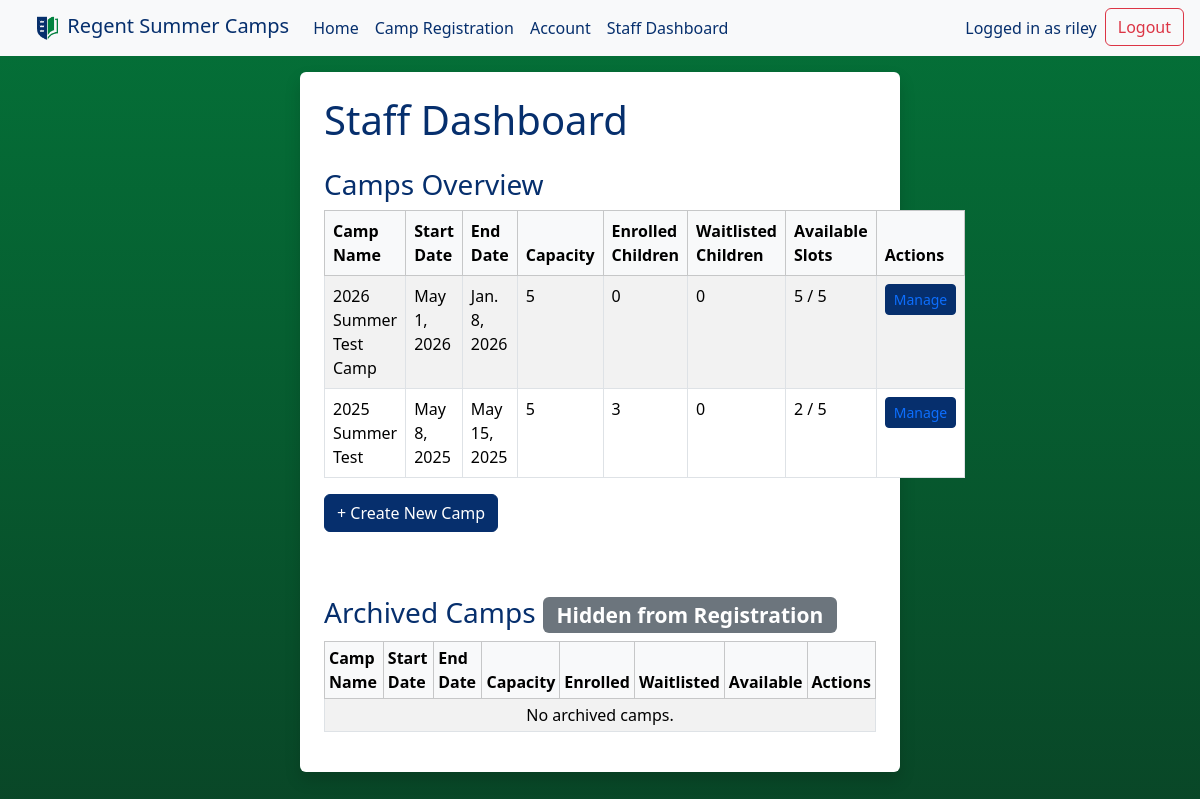
/staff/ (signed in), run on an earlier commit of the app's database.
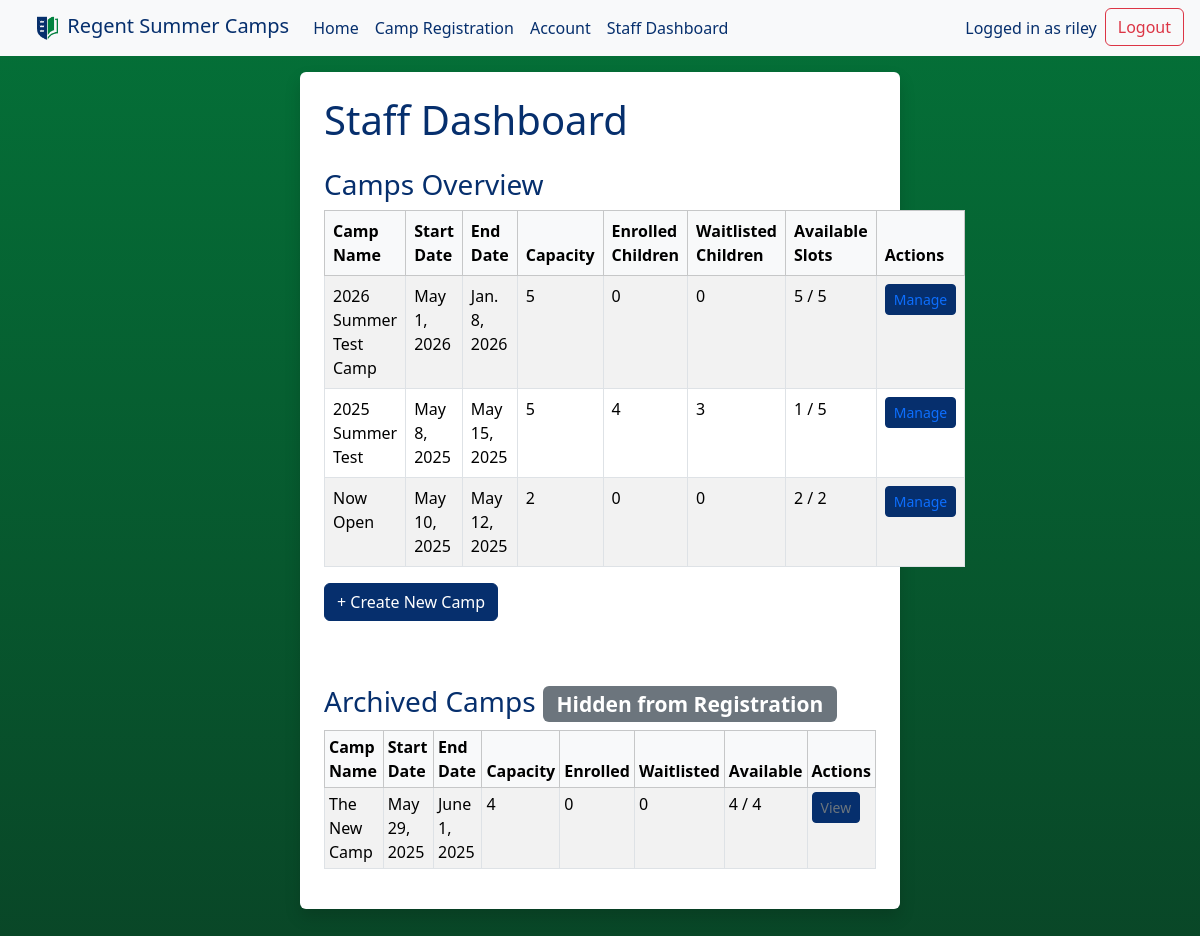
And on a later commit of the database.
### campreg/models.py (models this page shows, shortened)
class Camp(models.Model):
    name = models.CharField(max_length=100)
    start_date = models.DateField()
    end_date = models.DateField()
    max_capacity = models.IntegerField()
    registered_families = models.ManyToManyField(Family, blank=True)
    archived = models.BooleanField(default=False)

### staff/views.py (the view)
# urls.py: path('', views.dashboard, name='dashboard'),
@user_passes_test(is_staff)
def dashboard(request):
    active_camps = Camp.objects.filter(archived=False)
    archived_camps = Camp.objects.filter(archived=True)
    for camp_list in (active_camps, archived_camps):
        for camp in camp_list:
            enrolled = sum(
                f.members.exclude(id=f.primary_contact.id).count()
                for f in camp.registered_families.all()
            )
            camp.enrolled_children = enrolled
            waitlisted = sum(
                entry.family.members.exclude(id=entry.family.primary_contact.id).count()
                for entry in WaitingList.objects.filter(camp=camp)
            )
            camp.waitlisted_children = waitlisted
            camp.available_spots = max(0, camp.max_capacity - enrolled)
    return render(request, 'staff/dashboard.html', {
        'active_camps': active_camps,
        'archived_camps': archived_camps,
        'total_families': Family.objects.count(),
        'total_waitlisted': WaitingList.objects.count()
    })

### staff/views.py (called while the page is built)
def is_staff(user):
    return user.is_authenticated and user.is_staff

### staff/templates/staff/dashboard.html (shortened to what this page needs)
{% extends 'layout.html' %}
{% block content %}
<div class="shadow p-4 mb-5 bg-body rounded">
  <h1 class="mb-4">Staff Dashboard</h1>
  <h3 class="mt-4">Camps Overview</h3>
  <table class="table table-striped table-bordered">
    <thead class="table-light">
      <tr>
        <th>Camp Name</th>
        <th>Start Date</th>
        <th>End Date</th>
        <th>Capacity</th>
        <th>Enrolled Children</th>
        <th>Waitlisted Children</th>
        <th>Available Slots</th>
        <th>Actions</th>
      </tr>
    </thead>
    <tbody>
      {% for camp in active_camps %}
        <tr>
          <td>{{ camp.name }}</td>
          <td>{{ camp.start_date }}</td>
          <td>{{ camp.end_date }}</td>
          <td>{{ camp.max_capacity }}</td>
          <td>{{ camp.enrolled_children }}</td>
          <td>{{ camp.waitlisted_children }}</td>
          <td>{{ camp.available_spots }} / {{ camp.max_capacity }}</td>
          <td>
            <a href="{% url 'staff:camp_overview' camp.id %}" class="btn btn-sm btn-outline-primary mb-1">Manage</a>
          </td>
        </tr>
      {% empty %}
        <tr>
          <td colspan="8" class="text-center text-muted">No camps found.</td>
        </tr>
      {% endfor %}
    </tbody>
  </table>
  <a href="{% url 'staff:create_camp' %}" class="btn btn-success mb-3">+ Create New Camp</a>
  <h3 class="mt-5">Archived Camps <span class="badge bg-secondary">Hidden from Registration</span></h3>
  <table class="table table-striped table-bordered table-sm text-muted">
    <thead class="table-light">
      <tr>
        <th>Camp Name</th>
        <th>Start Date</th>
        <th>End Date</th>
        <th>Capacity</th>
        <th>Enrolled</th>
        <th>Waitlisted</th>
        <th>Available</th>
        <th>Actions</th>
      </tr>
    </thead>
    <tbody>
      {% for camp in archived_camps %}
        <tr class="text-muted">
          <td>{{ camp.name }}</td>
          <td>{{ camp.start_date }}</td>
          <td>{{ camp.end_date }}</td>
          <td>{{ camp.max_capacity }}</td>
          <td>{{ camp.enrolled_children }}</td>
          <td>{{ camp.waitlisted_children }}</td>
          <td>{{ camp.available_spots }} / {{ camp.max_capacity }}</td>
          <td>
            <a href="{% url 'staff:camp_overview' camp.id %}" class="btn btn-sm btn-outline-secondary">View</a>
          </td>
        </tr>
      {% empty %}
        <tr>
          <td colspan="8" class="text-center">No archived camps.</td>
        </tr>
      {% endfor %}
    </tbody>
  </table>
</div>
{% endblock %}

### templates/layout.html (shortened to what this page needs)
<!DOCTYPE html>
<html lang="en">
<head>
    {% load static %}
    {% load bootstrap5 %}
    {% bootstrap_css %}
    <link rel="stylesheet" href="{% static 'css/style.css' %}">
</head>
<body>
<section class="bg-col">
    <div class="container-fluid container-fullwidth bg-light">
        <div class="container-fluid mx-2">
            <nav class="navbar navbar-expand-lg navbar-regent">
                <a class="navbar-brand mb-0 h1" href="/home">
                    <img src="{% static 'images/regent.png' %}" height="30" width="30">
                    Regent Summer Camps
                </a>
                <div class="collapse navbar-collapse" id="navbarBar">
                    <ul class="navbar-nav mb-2 mb-lg-0">
                        <li class="nav-item">
                            <a class="nav-link" href="/home">Home</a>
                        </li>
                        {% if user.is_authenticated %}
                            <li class="nav-item">
                                <a class="nav-link" href="/register">Camp Registration</a>
                            </li>
                            <li class="nav-item">
                                <a class="nav-link" href="/users/account">Account</a>
                            </li>
                            {% if user.is_staff %}
                                <li class="nav-item">
                                    <a class="nav-link" href="{% url 'staff:dashboard' %}">Staff Dashboard</a>
                                </li>
                            {% endif %}
                        {% else %}
                            <li class="nav-item">
                                <a class="nav-link" href="/users/register">Sign Up</a>
                            </li>
                        {% endif %}
                    </ul>
                    <ul class="navbar-nav ms-auto">
                        {% if user.is_authenticated %}
                            <li class="navbar-text me-2">
                                Logged in as {{ user.get_username }}
                            </li>
                            <li class="nav-item">
                                <form class="form" action="{% url 'users:logout' %}" method="post">
                                    <button type="submit" class="btn btn-logout" aria-label="Logout" title="Logout">Logout</button>
                                </form>
                            </li>
                        {% else %}
                            <li class="nav-item">
                                <a class="nav-link" href="/users/login">Login</a>
                            </li>
                        {% endif %}
                    </ul>
                </div>
            </nav>
        </div>
    </div>
    <div class="container-fluid container-fullwidth mt-3">
        <div class="row d-flex justify-content-center">
            {% block content %}
            {% endblock %}
        </div>
    </div>
</section>
</body>
</html>

### static/css/style.css (style rules this page uses)
body { min-height: 100vh; background-image: linear-gradient(#047138, #094627); }
h1, h3, label { color: #062f6d; }
.navbar-regent .nav-link { color: #062f6d; font-weight: 500; transition: color .15s ease-in-out; }
.navbar-regent .navbar-brand { color: #062f6d; }
.navbar-regent .navbar-text { color: #062f6d; }
.btn { background-color: #062f6d; border-color: #062f6d; transition: all .15s ease-in-out; }
.btn-logout { color: var(--bs-danger); border-color: var(--bs-danger); background-color: transparent; transition: all .15s ease-in-out; }
.shadow { width: 50%; }
.container-fullwidth { width: 100%; margin: 0; }

What changed in the data, as far as the page shows it:
computed for Camp "2025 Summer Test": enrolled_children "3" → "4"; waitlisted_children "0" → "3"; available_spots "2" → "1"
added Camp: name "Now Open", start_date "May 10, 2025", end_date "May 12, 2025", max_capacity "2", enrolled_children "0", waitlisted_children "0", available_spots "2", shown under "Camps Overview"
added Camp: name "The New Camp", start_date "May 29, 2025", end_date "June 1, 2025", max_capacity "4", enrolled_children "0", waitlisted_children "0", available_spots "4", shown under "Archived Camps Hidden from Registration"
Also different on the page:
text no longer shown: "No archived camps."
